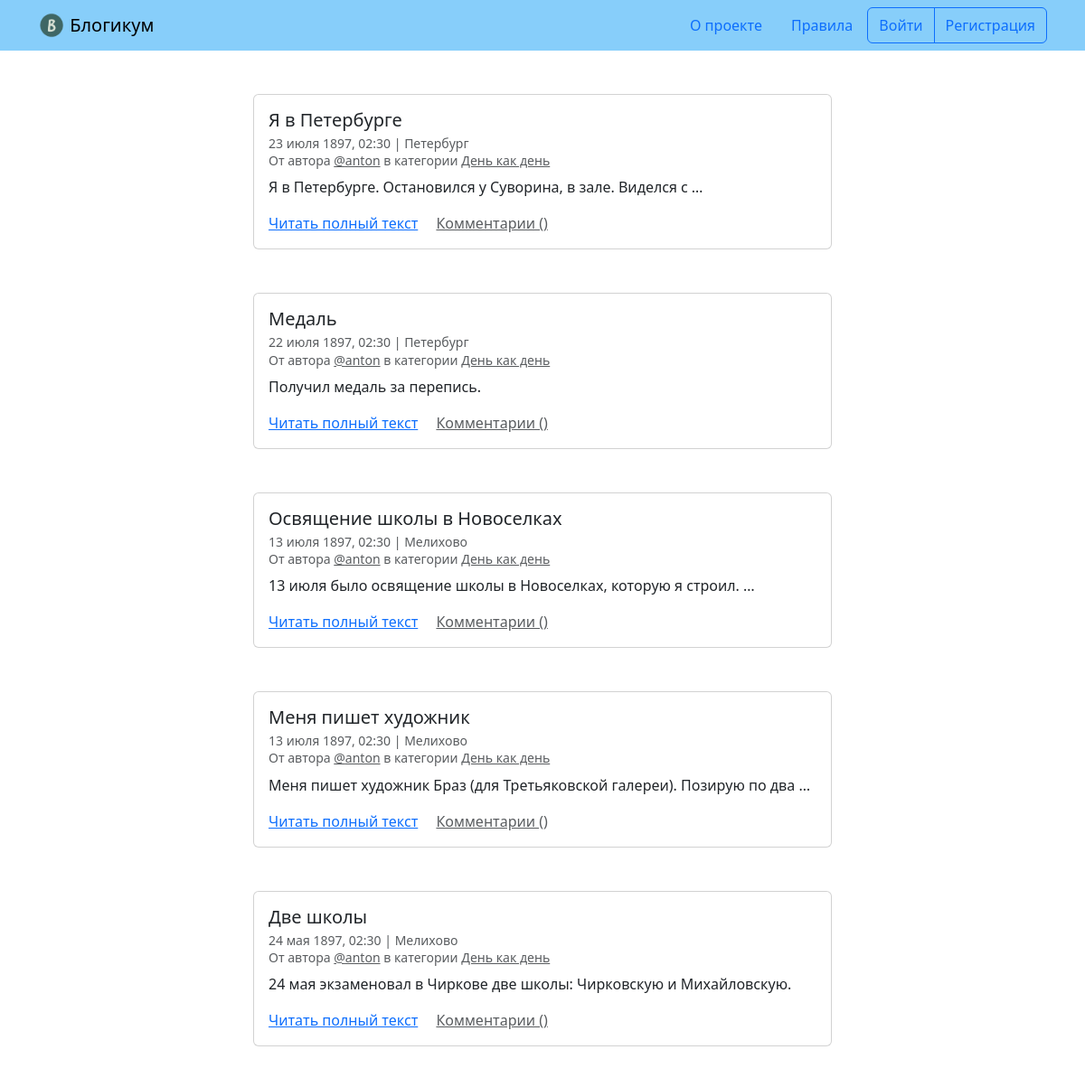
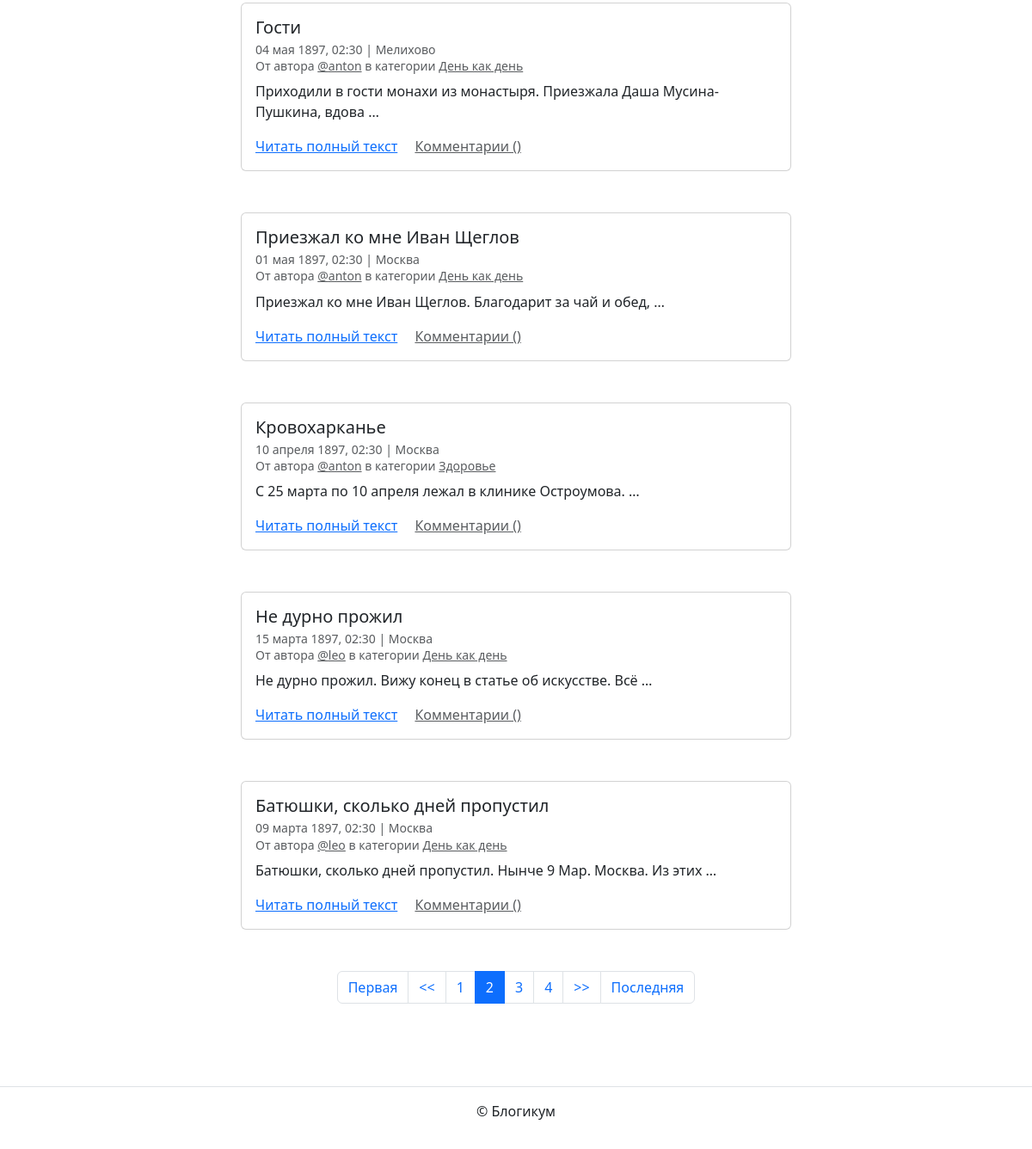
Screenshot of /?page=2 with the database file from the repository (2 pictures, top to bottom).
### blog/models.py (models this page shows, shortened)
class BaseModel(models.Model):
    is_published = models.BooleanField(
        default=True,
        verbose_name='Опубликовано',
        help_text='Снимите галочку, чтобы скрыть публикацию.'
    )
    created_at = models.DateTimeField(
        auto_now_add=True,
        verbose_name='Добавлено'
    )
    class Meta:
        abstract = True

class Post(BaseModel):
    title = models.CharField(
        max_length=MX_CHARS,
        verbose_name='Заголовок'
    )
    text = models.TextField(
        verbose_name='Текст'
    )
    pub_date = models.DateTimeField(
        verbose_name='Дата и время публикации',
        help_text='Если установить дату и время в будущем — можно делать '
                  'отложенные публикации.'
    )
    author = models.ForeignKey(
        USER,
        on_delete=models.CASCADE,
        verbose_name='Автор публикации',
        related_name='posts'
    )
    location = models.ForeignKey(
        Location,
        on_delete=models.SET_NULL,
        blank=True,
        null=True,
        verbose_name='Местоположение',
        related_name='posts'
    )
    category = models.ForeignKey(
        Category,
        on_delete=models.SET_NULL,
        null=True,
        verbose_name='Категория',
        related_name='posts'
    )
    image = models.ImageField(
        verbose_name='Фото',
        upload_to='post_images',
        blank=True
    )
    class Meta:
        verbose_name = 'публикация'
        verbose_name_plural = 'Публикации'
        ordering = ['-pub_date']

class Location(BaseModel):
    name = models.CharField(
        max_length=MX_CHARS,
        verbose_name='Название места'
    )
    class Meta:
        verbose_name = 'местоположение'
        verbose_name_plural = 'Местоположения'

class Category(BaseModel):
    title = models.CharField(
        max_length=MX_CHARS,
        verbose_name='Заголовок'
    )
    description = models.TextField(
        verbose_name='Описание'
    )
    slug = models.SlugField(
        unique=True,
        verbose_name='Идентификатор',
        help_text='Идентификатор страницы для URL; разрешены символы '
                  'латиницы, цифры, дефис и подчёркивание.'
    )
    class Meta:
        verbose_name = 'категория'
        verbose_name_plural = 'Категории'

### blog/views.py (the view)
# urls.py: path('', views.homepage, name='homepage'),
def homepage(request):
    paginator = Paginator(base_request(), 10)
    page_number = request.GET.get('page')
    page_obj = paginator.get_page(page_number)
    template = 'blog/homepage.html'
    context = {'page_obj': page_obj}
    return render(request, template, context)

### blog/views.py (called while the page is built)
def base_request():
    return Post.objects.select_related(
        'category',
        'author',
        'location'
    ).filter(
        is_published=True,
        category__is_published=True,
        pub_date__lte=timezone.now()
    )

### templates/blog/homepage.html (shortened to what this page needs)
{% extends "base.html" %}
{% block content %}
  {% for post in page_obj %}
    <article class="mb-5">
      {% include "includes/post_card.html" %}
    </article>
  {% endfor %}
  {% include "includes/paginator.html" %}
{% endblock %}

### templates/includes/post_card.html (shortened to what this page needs)
<div class="col d-flex justify-content-center">
  <div class="card" style="width: 40rem;">
    <div class="card-body">
      <h5 class="card-title">{{ post.title }}</h5>
      <h6 class="card-subtitle mb-2 text-muted">
        <small>
          {{ post.pub_date|date:"d E Y, H:i" }} | {% if post.location and post.location.is_published %}{{ post.location.name }}{% else %}Планета Земля{% endif %}<br>
          От автора <a class="text-muted" href="{% url 'blog:profile' post.author.username %}">@{{ post.author.username }}</a> в
          категории {% include "includes/category_link.html" %}
        </small>
      </h6>
      <p class="card-text">{{ post.text|truncatewords:10 }}</p>
      <a href="{% url 'blog:post_detail' post.id %}" class="card-link">Читать полный текст</a>
      <a href="{% url 'blog:post_detail' post.id %}" class="card-link text-muted">Комментарии ({{ post.comment_count }})</a>
    </div>
  </div>
</div>

### templates/includes/category_link.html
<a class="text-muted" href="{% url 'blog:category_posts' post.category.slug %}">
  {{ post.category.title }}
</a>

### rows the page displays
Post: title "Я в Петербурге", pub_date "23 июля 1897, 02:30", location.name "Петербург", author.username "anton", category "День как день", text "Я в Петербурге. Остановился у Суворина, в зале. Виделся с …"
Post: title "Медаль", pub_date "22 июля 1897, 02:30", location.name "Петербург", author.username "anton", category "День как день", text "Получил медаль за перепись."
Post: title "Освящение школы в Новоселках", pub_date "13 июля 1897, 02:30", location.name "Мелихово", author.username "anton", category "День как день", text "13 июля было освящение школы в Новоселках, которую я строил. …"
Post: title "Меня пишет художник", pub_date "13 июля 1897, 02:30", location.name "Мелихово", author.username "anton", category "День как день", text "Меня пишет художник Браз (для Третьяковской галереи). Позирую по два …"
Post: title "Две школы", pub_date "24 мая 1897, 02:30", location.name "Мелихово", author.username "anton", category "День как день", text "24 мая экзаменовал в Чиркове две школы: Чирковскую и Михайловскую."
Post: title "Гости", pub_date "04 мая 1897, 02:30", location.name "Мелихово", author.username "anton", category "День как день", text "Приходили в гости монахи из монастыря. Приезжала Даша Мусина-Пушкина, вдова …"
Post: title "Приезжал ко мне Иван Щеглов", pub_date "01 мая 1897, 02:30", location.name "Москва", author.username "anton", category "День как день", text "Приезжал ко мне Иван Щеглов. Благодарит за чай и обед, …"
Post: title "Кровохарканье", pub_date "10 апреля 1897, 02:30", location.name "Москва", author.username "anton", category "Здоровье", text "С 25 марта по 10 апреля лежал в клинике Остроумова. …"
Post: title "Не дурно прожил", pub_date "15 марта 1897, 02:30", location.name "Москва", author.username "leo", category "День как день", text "Не дурно прожил. Вижу конец в статье об искусстве. Всё …"
Post: title "Батюшки, сколько дней пропустил", pub_date "09 марта 1897, 02:30", location.name "Москва", author.username "leo", category "День как день", text "Батюшки, сколько дней пропустил. Нынче 9 Мар. Москва. Из этих …"

### other values shown
{{ i }} "1" "3" "4"
{{ i }} "2"
